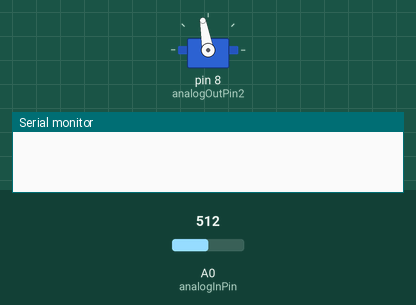
Recording of a sketch running on a simulated Arduino Uno, built with avr-gcc and run on an emulated ATmega328P. Parts: servo, the last lines printed to the serial monitor. The test bench sets the inputs (shaded band); at power-on: A0 (analogInPin) = 512.

Above: at 0.05 s.
At 3.1 s:
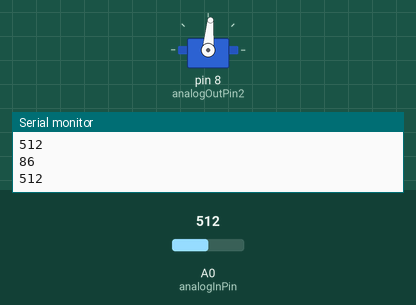
At 6.2 s:
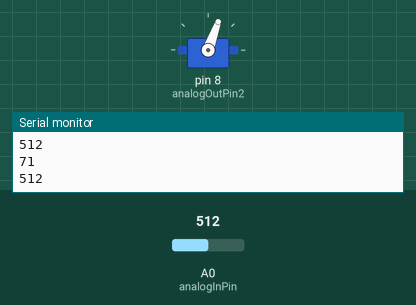
Timing chart, 0 to 8.1 s (numbered marks = the images above):
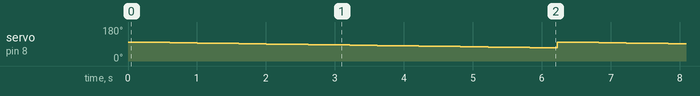

The sketch:

OneSweep.ino
```cpp
/*
  3D scaner with infared sensor and two servo motors

  The motors will tilt and pan the sensor to take an image of the object and transmit to to a Matlab script that uses the data to plot.

  Created 20 Sep. 2017

*/
#include "Servo.h" // Included the Servo library

const int analogInPin = A0;  // Analog input pin that the sensor is attached to
const int analogOutPin2 = 8; // Analog output pin that the base motor is attached to

Servo topServo;

int posTop = 0;              // Inital top servo position

float sensorValue = 0;        // value read from the pot
int outputValue1 = 0;        // value output to the PWM (analog out)
int outputValue2 = 0;        // value output to the PWM (analog out)

// Out 1 is for the base motor
// Out 2 is for the top motor

void setup() {
  // initialize serial communications at 9600 bps:
  Serial.begin(9600);

  topServo.attach(analogOutPin2);
}


void loop() {
    int read1 = 0;
    int read2 = 0;
    int read3 = 0;
    int avRead = 0;
    // initalizing average reading variables

        for (posTop = 100; posTop >= 70; posTop -= 1) { // goes from 100 degrees to 70 degrees
        topServo.write(posTop);                       // tell servo to go to position in variable 'posTop'
       delay(50);                                      // Waits 50 seconds for the sensor to get a reading of a single point
        read1 = SensorRead();
        delay(50);
       read2 = SensorRead();
        delay(50);
        read3 = SensorRead();
        delay(50);

        avRead = (read1 + read2 + read3)/3;  // Calculating the average read from the sensor

        // Send the top angle, the base angle, and the average read to Matlab
        Serial.println(posTop);
        Serial.println(avRead);

     }
  Serial.println(-1);
}
int SensorRead() {
  // read the analog in value:
  sensorValue = analogRead(analogInPin);
  //return sensorValue;
  int result = 0.121951 * (700 - sensorValue);
  return sensorValue;
}
```

Measured:
- by itself, servo on pin 8 (analogOutPin2): ramps from 100° to 70° and jumps back, once every 6.2 s
